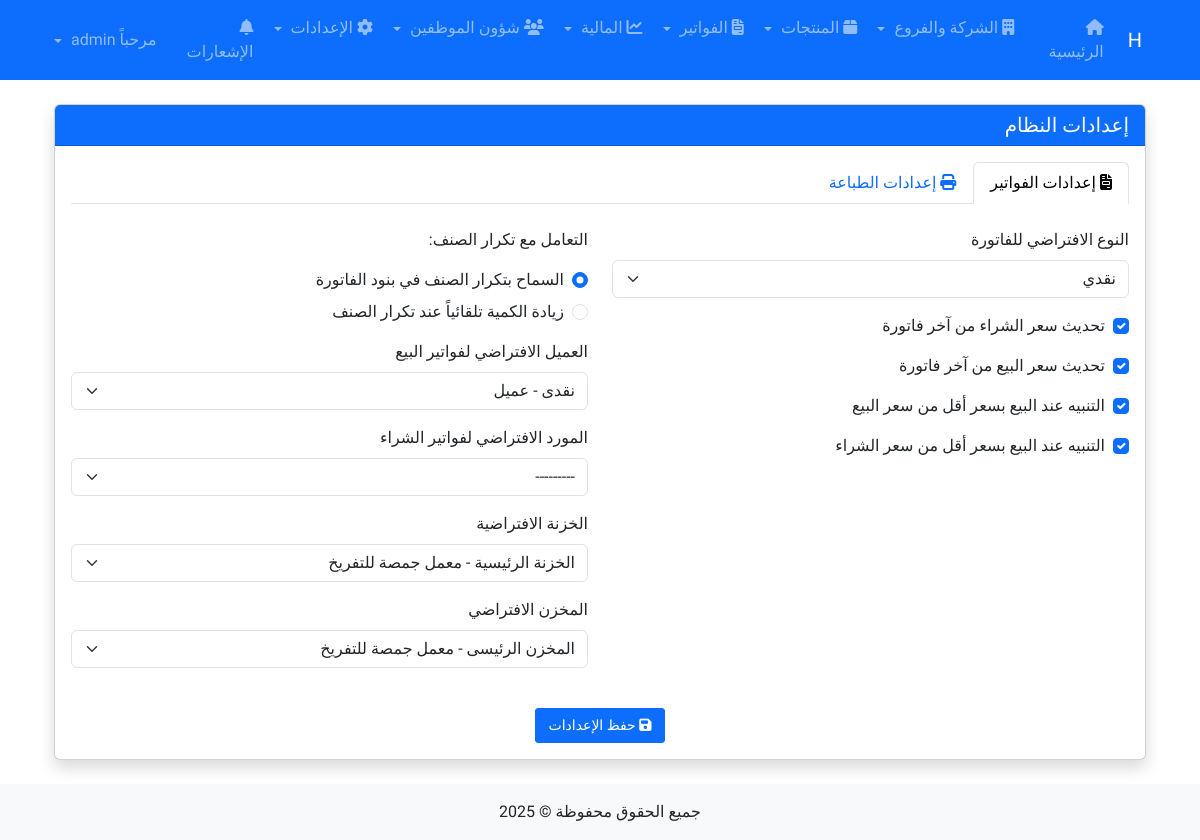
Page /settings/ (signed in) on the committed database.
### core/models.py (models this page shows, shortened)
class SystemSettings(models.Model):
    DEFAULT_INVOICE_TYPE_CHOICES = [
        ('cash', _('نقدي')),
        ('credit', _('آجل')),
    ]
    default_invoice_type = models.CharField(_("النوع الافتراضي للفاتورة"), max_length=10,
                                          choices=DEFAULT_INVOICE_TYPE_CHOICES, default='cash')
    update_purchase_price = models.BooleanField(_("تحديث سعر الشراء من آخر فاتورة"), default=True)
    update_sale_price = models.BooleanField(_("تحديث سعر البيع من آخر فاتورة"), default=False)
    alert_below_sale_price = models.BooleanField(_("التنبيه عند البيع بسعر أقل من سعر البيع"), default=True)
    alert_below_purchase_price = models.BooleanField(_("التنبيه عند البيع بسعر أقل من سعر الشراء"), default=True)
    DUPLICATE_ITEM_CHOICES = [
        ('allow_duplicate', _('السماح بتكرار الصنف في بنود الفاتورة')),
        ('increase_quantity', _('زيادة الكمية تلقائياً عند تكرار الصنف')),
    ]
    duplicate_item_handling = models.CharField(_("التعامل مع تكرار الصنف"), max_length=20,
                                             choices=DUPLICATE_ITEM_CHOICES, default='increase_quantity')
    allow_duplicate_items = models.BooleanField(_("السماح بتكرار الصنف في بنود الفاتورة"), default=False)
    auto_increase_quantity = models.BooleanField(_("زيادة الكمية تلقائياً عند تكرار الصنف"), default=True)
    default_customer = models.ForeignKey(Contact, on_delete=models.SET_NULL, null=True, blank=True,
                                       related_name='default_customer_settings',
                                       verbose_name=_("العميل الافتراضي لفواتير البيع"),
                                       limit_choices_to={'contact_type': 'customer'})
    default_supplier = models.ForeignKey(Contact, on_delete=models.SET_NULL, null=True, blank=True,
                                       related_name='default_supplier_settings',
                                       verbose_name=_("المورد الافتراضي لفواتير الشراء"),
                                       limit_choices_to={'contact_type': 'supplier'})
    default_safe = models.ForeignKey(Safe, on_delete=models.SET_NULL, null=True, blank=True,
                                   related_name='default_safe_settings',
                                   verbose_name=_("الخزنة الافتراضية"))
    default_store = models.ForeignKey(Store, on_delete=models.SET_NULL, null=True, blank=True,
                                    related_name='default_store_settings',
                                    verbose_name=_("المخزن الافتراضي"))
    hide_company_info = models.BooleanField(_("إخفاء بيانات الشركة في الفاتورة"), default=False)
    show_previous_balance = models.BooleanField(_("إظهار الحساب السابق للعميل"), default=True)
    invoice_header_text = models.TextField(_("نص رأس الفاتورة"), blank=True, null=True)
    invoice_footer_text = models.TextField(_("نص ذيل الفاتورة"), blank=True, null=True)
    show_driver_in_permit_report = models.BooleanField(_("إظهار حقل السائق في تقرير الأذونات"), default=True)
    show_representative_in_permit_report = models.BooleanField(_("إظهار حقل المندوب في تقرير الأذونات"), default=True)
    class Meta:
        verbose_name = _("إعدادات النظام")
        verbose_name_plural = _("إعدادات النظام")
    @classmethod
    def get_settings(cls):
        settings, created = cls.objects.get_or_create(pk=1)
        return settings

### core/views.py (the view)
# urls.py: path('settings/', views.system_settings, name='system_settings'),
@login_required
def system_settings(request):
    settings = SystemSettings.get_settings()
    if request.method == 'POST':
        form = SystemSettingsForm(request.POST, instance=settings)
        if form.is_valid():
            form.save()
            messages.success(request, 'تم حفظ إعدادات النظام بنجاح')
            return redirect('system_settings')
    else:
        form = SystemSettingsForm(instance=settings)
    return render(request, 'core/settings/system_settings.html', {
        'form': form,
        'title': 'إعدادات النظام'
    })

### core/models.py (called while the page is built)
    def __str__(self):
        return f"{self.name} - {self.branch.name}"

    def __str__(self):
        return f"{self.name} - {self.branch.name}"

    def __str__(self):
        return f"{self.name} - {self.get_contact_type_display()}"

### users/context_processors.py (called while the page is built)
def notifications(request):
    context_data = {
        'unread_notifications_count': 0
    }
    if request.user.is_authenticated:
        context_data['unread_notifications_count'] = get_unread_notifications_count(request.user)
    return context_data

### users/utils.py (called while the page is built)
def get_unread_notifications_count(user):
    return UserNotification.objects.filter(recipient=user, is_read=False).count()

### templates/core/settings/system_settings.html (shortened to what this page needs)
{% extends 'base.html' %}
{% block content %}
<div class="container mt-4">
    <div class="card shadow">
        <div class="card-header bg-primary text-white">
            <h5 class="mb-0">{{ title }}</h5>
        </div>
        <div class="card-body">
            <form method="post">
                <ul class="nav nav-tabs mb-4" id="settingsTabs" role="tablist">
                    <li class="nav-item" role="presentation">
                        <button class="nav-link active" id="invoice-settings-tab" data-bs-toggle="tab" data-bs-target="#invoice-settings" type="button" role="tab" aria-controls="invoice-settings" aria-selected="true">
                            <i class="fas fa-file-invoice"></i> إعدادات الفواتير
                        </button>
                    </li>
                    <li class="nav-item" role="presentation">
                        <button class="nav-link" id="print-settings-tab" data-bs-toggle="tab" data-bs-target="#print-settings" type="button" role="tab" aria-controls="print-settings" aria-selected="false">
                            <i class="fas fa-print"></i> إعدادات الطباعة
                        </button>
                    </li>
                </ul>
                <div class="tab-content" id="settingsTabsContent">
                    <div class="tab-pane fade show active" id="invoice-settings" role="tabpanel" aria-labelledby="invoice-settings-tab">
                        <div class="row">
                            <div class="col-md-6">
                                <div class="mb-3">
                                    <label for="{{ form.default_invoice_type.id_for_label }}" class="form-label">{{ form.default_invoice_type.label }}</label>
                                    {{ form.default_invoice_type }}
                                </div>
                                <div class="mb-3 form-check">
                                    {{ form.update_purchase_price }}
                                    <label class="form-check-label" for="{{ form.update_purchase_price.id_for_label }}">{{ form.update_purchase_price.label }}</label>
                                </div>
                                <div class="mb-3 form-check">
                                    {{ form.update_sale_price }}
                                    <label class="form-check-label" for="{{ form.update_sale_price.id_for_label }}">{{ form.update_sale_price.label }}</label>
                                </div>
                                <div class="mb-3 form-check">
                                    {{ form.alert_below_sale_price }}
                                    <label class="form-check-label" for="{{ form.alert_below_sale_price.id_for_label }}">{{ form.alert_below_sale_price.label }}</label>
                                </div>
                                <div class="mb-3 form-check">
                                    {{ form.alert_below_purchase_price }}
                                    <label class="form-check-label" for="{{ form.alert_below_purchase_price.id_for_label }}">{{ form.alert_below_purchase_price.label }}</label>
                                </div>
                            </div>
                            <div class="col-md-6">
                                <div class="mb-3">
                                    <label class="form-label">التعامل مع تكرار الصنف:</label>
                                    <div class="mt-2">
                                        {% for radio in form.duplicate_item_handling %}
                                        <div class="form-check mb-2">
                                            {{ radio.tag }}
                                            <label class="form-check-label" for="{{ radio.id_for_label }}">{{ radio.choice_label }}</label>
                                        </div>
                                        {% endfor %}
                                    </div>
                                </div>
                                <div class="mb-3">
                                    <label for="{{ form.default_customer.id_for_label }}" class="form-label">{{ form.default_customer.label }}</label>
                                    {{ form.default_customer }}
                                </div>
                                <div class="mb-3">
                                    <label for="{{ form.default_supplier.id_for_label }}" class="form-label">{{ form.default_supplier.label }}</label>
                                    {{ form.default_supplier }}
                                </div>
                                <div class="mb-3">
                                    <label for="{{ form.default_safe.id_for_label }}" class="form-label">{{ form.default_safe.label }}</label>
                                    {{ form.default_safe }}
                                </div>
                                <div class="mb-3">
                                    <label for="{{ form.default_store.id_for_label }}" class="form-label">{{ form.default_store.label }}</label>
                                    {{ form.default_store }}
                                </div>
                            </div>
                        </div>
                    </div>
                </div>
                <div class="mt-4 text-center">
                    <button type="submit" class="btn btn-primary">
                        <i class="fas fa-save"></i> حفظ الإعدادات
                    </button>
                </div>
            </form>
        </div>
    </div>
</div>
{% endblock %}

### templates/base.html (style rules this page uses)
body { font-family: 'Tajawal', sans-serif; }
.card { transition: transform 0.3s; }
.btn { padding: 0.375rem 0.75rem; font-size: 0.875rem; border-radius: 3px; box-shadow: none; transition: all 0.2s; }

### rows in the picture
SystemSettings: default_invoice_type "نقدي", update_purchase_price "☑", update_sale_price "☑", alert_below_sale_price "☑", alert_below_purchase_price "☑", default_customer "نقدى - عميل", default_supplier "---------", default_safe "الخزنة الرئيسية - معمل جمصة للتفريخ", default_store "المخزن الرئيسى - معمل جمصة للتفريخ"

### other values in the picture
{{ title }} "إعدادات النظام"
{{ radio.choice_label }} "السماح بتكرار الصنف في بنود الفاتورة" "زيادة الكمية تلقائياً عند تكرار الصنف"
